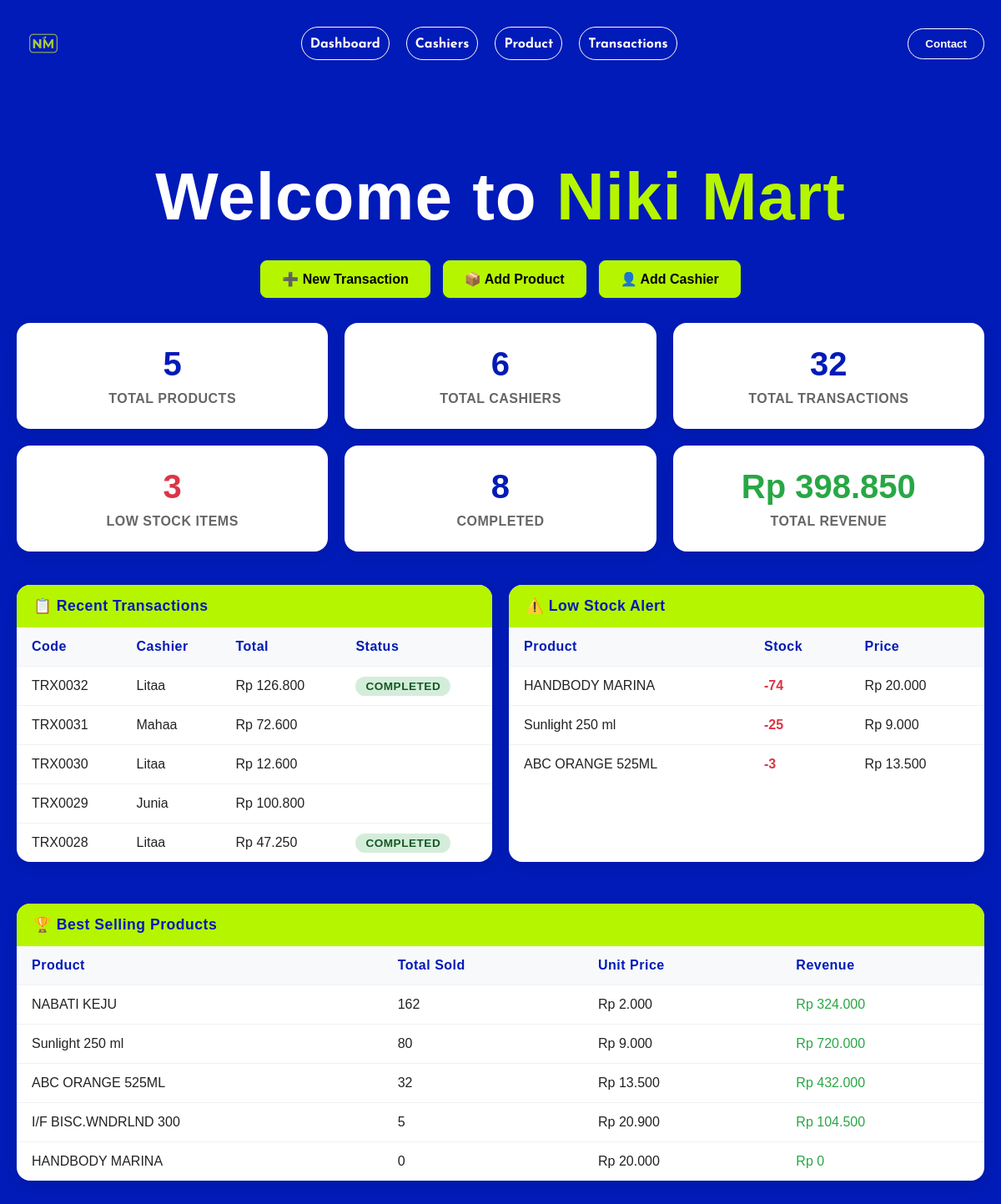
The page / on the database its author committed.
### tables this page shows
CREATE TABLE `transactions` (
  `id` int(11) NOT NULL,
  `date` timestamp NOT NULL DEFAULT current_timestamp() ON UPDATE current_timestamp(),
  `code` varchar(10) NOT NULL,
  `id_cashier` varchar(2) DEFAULT NULL,
  `total` int(8) NOT NULL,
  `pay` int(7) NOT NULL,
  `change_money` int(5) NOT NULL,
  `status` enum('completed','not completed') NOT NULL
);

CREATE TABLE `cashier` (
  `id` varchar(2) NOT NULL,
  `name` varchar(6) NOT NULL
);

CREATE TABLE `product` (
  `id` int(3) NOT NULL,
  `id_voucher` char(6) DEFAULT NULL,
  `name` varchar(25) DEFAULT NULL,
  `unit_price` int(6) DEFAULT NULL,
  `stock` smallint(4) NOT NULL
);

### index.php (the view, shortened to what this page needs)
<?php
include ROOTPATH . "/config/config.php";
include ROOTPATH . "/includes/header.php";
?>
<div class="dashboard-container">
    <h2 class="dashboard-title">
        <span class="judul-welcome">Welcome to</span> <span class="judul-mart">Niki Mart</span>
    </h2>
    <div class="quick-actions">
        <a href="/niki mart/page/transactions/add.php" class="action-btn">➕ New Transaction</a>
        <a href="/niki mart/page/products/add.php" class="action-btn">📦 Add Product</a>
        <a href="/niki mart/page/cashiers/add.php" class="action-btn">👤 Add Cashier</a>
    </div>
    <?php
    $total_products = mysqli_fetch_assoc(mysqli_query($conn, "SELECT COUNT(*) as count FROM product"))['count'];
    $total_cashiers = mysqli_fetch_assoc(mysqli_query($conn, "SELECT COUNT(*) as count FROM cashier"))['count'];
    $total_transactions = mysqli_fetch_assoc(mysqli_query($conn, "SELECT COUNT(*) as count FROM transactions"))['count'];
    $completed_transactions = mysqli_fetch_assoc(mysqli_query($conn, "SELECT COUNT(*) as count FROM transactions WHERE status = 'completed'"))['count'];
    $total_revenue = mysqli_fetch_assoc(mysqli_query($conn, "SELECT SUM(total) as revenue FROM transactions WHERE status = 'completed'"))['revenue'];
    $low_stock_products = mysqli_fetch_assoc(mysqli_query($conn, "SELECT COUNT(*) as count FROM product WHERE stock <= 5"))['count'];
    $recent_transactions = mysqli_query($conn, "
        SELECT t.id, t.code, t.total, t.date, c.name as cashier_name, t.status
        FROM transactions t
        JOIN cashier c ON t.id_cashier = c.id
        ORDER BY t.date DESC
        LIMIT 5
    ");
    $low_stock_query = mysqli_query($conn, "
        SELECT name, stock, unit_price
        FROM product
        WHERE stock <= 5
        ORDER BY stock ASC
        LIMIT 5
    ");
    $best_sellers = mysqli_query($conn, "
        SELECT p.name, SUM(td.qty) as total_sold, p.unit_price
        FROM product p
        JOIN transaction_details td ON p.id = td.id_product
        JOIN transactions t ON td.id_transactions = t.id
        WHERE t.status = 'completed'
        GROUP BY p.id, p.name, p.unit_price
        ORDER BY total_sold DESC
        LIMIT 5
    ");
    ?>
    <div class="stats-grid">
        <div class="stat-card">
            <div class="stat-number"><?= number_format($total_products) ?></div>
            <div class="stat-label">Total Products</div>
        </div>
        <div class="stat-card">
            <div class="stat-number"><?= number_format($total_cashiers) ?></div>
            <div class="stat-label">Total Cashiers</div>
        </div>
        <div class="stat-card">
            <div class="stat-number"><?= number_format($total_transactions) ?></div>
            <div class="stat-label">Total Transactions</div>
        </div>
        <div class="stat-card">
            <div class="stat-number warning"><?= number_format($low_stock_products) ?></div>
            <div class="stat-label">Low Stock Items</div>
        </div>
        <div class="stat-card">
            <div class="stat-number"><?= number_format($completed_transactions) ?></div>
            <div class="stat-label">Completed</div>
        </div>
        <div class="stat-card">
            <div class="stat-number revenue">Rp <?= number_format($total_revenue, 0, ',', '.') ?></div>
            <div class="stat-label">Total Revenue</div>
        </div>
    </div>
    <div class="content-grid">
        <div class="table-container">
            <div class="table-title">📋 Recent Transactions</div>
            <table>
                <thead>
                    <tr>
                        <th>Code</th>
                        <th>Cashier</th>
                        <th>Total</th>
                        <th>Status</th>
                    </tr>
                </thead>
                <tbody>
                    <?php if(mysqli_num_rows($recent_transactions) > 0): ?>
                        <?php while($transaction = mysqli_fetch_assoc($recent_transactions)): ?>
                        <tr>
                            <td><?= $transaction['code'] ?></td>
                            <td><?= $transaction['cashier_name'] ?></td>
                            <td>Rp <?= number_format($transaction['total'], 0, ',', '.') ?></td>
                            <td>
                                <span class="status-badge <?= $transaction['status'] ?>">
                                    <?= ucfirst($transaction['status']) ?>
                                </span>
                            </td>
                        </tr>
                        <?php endwhile; ?>
                    <?php else: ?>
                        <tr>
                            <td colspan="4" class="empty-state">No transactions found</td>
                        </tr>
                    <?php endif; ?>
                </tbody>
            </table>
        </div>
        <div class="table-container">
            <div class="table-title">⚠️ Low Stock Alert</div>
            <table>
                <thead>
                    <tr>
                        <th>Product</th>
                        <th>Stock</th>
                        <th>Price</th>
                    </tr>
                </thead>
                <tbody>
                    <?php if(mysqli_num_rows($low_stock_query) > 0): ?>
                        <?php while($product = mysqli_fetch_assoc($low_stock_query)): ?>
                        <tr>
                            <td><?= $product['name'] ?></td>
                            <td class="low-stock"><?= $product['stock'] ?></td>
                            <td>Rp <?= number_format($product['unit_price'], 0, ',', '.') ?></td>
                        </tr>
                        <?php endwhile; ?>
                    <?php else: ?>
                        <tr>
                            <td colspan="3" class="empty-state">✅ All products have sufficient stock!</td>
                        </tr>
                    <?php endif; ?>
                </tbody>
            </table>
        </div>
    </div>
    <div class="table-container">
        <div class="table-title">🏆 Best Selling Products</div>
        <table>
            <thead>
                <tr>
                    <th>Product</th>
                    <th>Total Sold</th>
                    <th>Unit Price</th>
                    <th>Revenue</th>
                </tr>
            </thead>
            <tbody>
                <?php if(mysqli_num_rows($best_sellers) > 0): ?>
                    <?php while($product = mysqli_fetch_assoc($best_sellers)): ?>
                    <tr>
                        <td><?= $product['name'] ?></td>
                        <td><?= $product['total_sold'] ?></td>
                        <td>Rp <?= number_format($product['unit_price'], 0, ',', '.') ?></td>
                        <td class="revenue">Rp <?= number_format($product['total_sold'] * $product['unit_price'], 0, ',', '.') ?></td>
                    </tr>
                    <?php endwhile; ?>
                <?php else: ?>
                    <tr>
                        <td colspan="4" class="empty-state">No sales data available yet</td>
                    </tr>
                <?php endif; ?>
            </tbody>
        </table>
    </div>
</div>

### includes/header.php (shortened to what this page needs)
<!DOCTYPE html>
<html lang="id">
<head>
    <link rel="stylesheet" href="/niki mart/asset/css/header.css">
</head>
<body>
    <header>
        <nav>
            <div class="logo">
                <img src="/Niki Mart/asset/img/nikimart.png" alt="Logo Niki Mart">
            </div>
            <ul>
                <li><a href="/niki mart/index.php">Dashboard</a></li>
                <li><a href="/niki mart/page/cashiers/list.php">Cashiers</a></li>
                <li><a href="/niki mart/page/products/list.php">Product</a></li>
                <li><a href="/niki mart/page/transactions/list.php">Transactions</a></li>
            </ul>
            <div class="btn-contact">
                <button>
                    <a href="https://wa.me/6289605948383" style="color: white; text-decoration: none;">Contact</a>
                </button>
            </div>
        </nav>
    </header>
    <main>

### asset/css/header.css (style rules this page uses)
body { font-family: Arial, sans-serif; margin: 0; padding: 0; background-color: #ffff; }
nav { background: #001BB7; padding: 20px 0; display: flex; justify-content: space-between; align-items: center; }
nav ul { list-style: square; margin: 0; padding: 0; display: flex; gap: 20px; justify-content: center; align-items: center; }
nav ul li { display: inline; border: 1px solid white; padding: 10px 10px; border-radius: 20px; }
nav ul li a { font-family: "Josefin Sans", sans-serif; color: #ffffff; text-decoration: none; font-weight: bold; }
.logo { height: 4em; margin-left: 20px; }
.logo img { height: 100%; }
.btn-contact { margin-right: 20px; }
.btn-contact button { background-color: transparent; color: white; border: none; padding: 10px 20px; border-radius: 20px; cursor: pointer; font-weight: bold; border: 1px solid white; transition: 0.3s; }

### index.php (style rules this page uses)
body { background: #001BB7 !important; }
.dashboard-container { max-width: 1200px; margin: 0 auto; padding: 20px; }
.dashboard-title { font-size: 5rem; color: #fff; margin-bottom: 30px; letter-spacing: 1px; font-weight: 800; text-align: center; }
.dashboard-title .judul-welcome { color: #ffffff; font-weight: 800; letter-spacing: 1px; }
.dashboard-title .judul-mart { color: #B6F500; font-weight: 800; letter-spacing: 1px; }
.stats-grid { display: grid; grid-template-columns: repeat(3, 1fr); gap: 20px; margin-bottom: 40px; }
.stat-card { background: #fff; border-radius: 16px; box-shadow: 0 4px 16px 0 rgba(0,0,0,0.08); padding: 25px; text-align: center; transition: transform 0.2s, box-shadow 0.2s; border: 2px solid transparent; }
.stat-number { font-size: 2.5em; font-weight: 800; color: #001BB7; margin-bottom: 10px; }
.stat-label { font-size: 1rem; color: #666; font-weight: 600; text-transform: uppercase; letter-spacing: 0.5px; }
.revenue { color: #28a745; }
.warning { color: #dc3545; }
.content-grid { display: grid; grid-template-columns: 1fr 1fr; gap: 20px; margin-bottom: 30px; }
.quick-actions { display: flex; gap: 15px; justify-content: center; margin-bottom: 30px; flex-wrap: wrap; }
.action-btn { background: #B6F500; color: black; border: 1px solid #B6F500; border-radius: 8px; font-weight: 600; box-shadow: 0 1px 4px 0 rgba(74,222,128,0.12); padding: 12px 25px; text-decoration: none; display: inline-block; transition: background 0.2s, color 0.2s; font-size: 1rem; }
.table-container { background: #fff; border-radius: 16px; box-shadow: 0 4px 16px 0 rgba(0,0,0,0.08); overflow: hidden; margin-bottom: 20px; }
.table-title { background: #B6F500; color: #001BB7; padding: 15px 20px; font-weight: 700; letter-spacing: 0.5px; font-size: 1.1em; }
table { width: 100%; border-collapse: collapse; font-size: 1rem; }
th, td { padding: 14px 18px; text-align: left; border-bottom: 1px solid #eef2f4; }
th { background: #f8f9fa; color: #001BB7; font-weight: 700; letter-spacing: 0.5px; }
td { color: #222; }
tr:last-child td { border-bottom: none; }
.status-badge { padding: 4px 12px; border-radius: 20px; font-size: 0.85em; font-weight: 600; text-transform: uppercase; letter-spacing: 0.5px; }
.status-badge.completed { background: #d4edda; color: #155724; }
.low-stock { color: #dc3545; font-weight: 700; }

### rows shown on the page
transactions: code "TRX0032", id_cashier.name "Litaa", total "126.800", status "COMPLETED"
transactions: code "TRX0031", id_cashier.name "Mahaa", total "72.600"
transactions: code "TRX0030", id_cashier.name "Litaa", total "12.600"
transactions: code "TRX0029", id_cashier.name "Junia", total "100.800"
transactions: code "TRX0028", id_cashier.name "Litaa", total "47.250", status "COMPLETED"
product: name "HANDBODY MARINA", stock "-74", unit_price "20.000"
product: name "Sunlight 250 ml", stock "-25", unit_price "9.000"
product: name "ABC ORANGE 525ML", stock "-3", unit_price "13.500"

### other values the page prints
$total_products "5"
$total_cashiers "6"
$total_transactions "32"
$low_stock_products "3"
$completed_transactions "8"
$total_revenue "398.850"
$product['name'] "NABATI KEJU"
$product['total_sold'] "162"
$product['unit_price'] "2.000"
$product['total_sold'] * $product['unit_price'] "324.000"
$product['name'] "Sunlight 250 ml"
$product['total_sold'] "80"
$product['unit_price'] "9.000"
$product['total_sold'] * $product['unit_price'] "720.000"
$product['name'] "ABC ORANGE 525ML"
